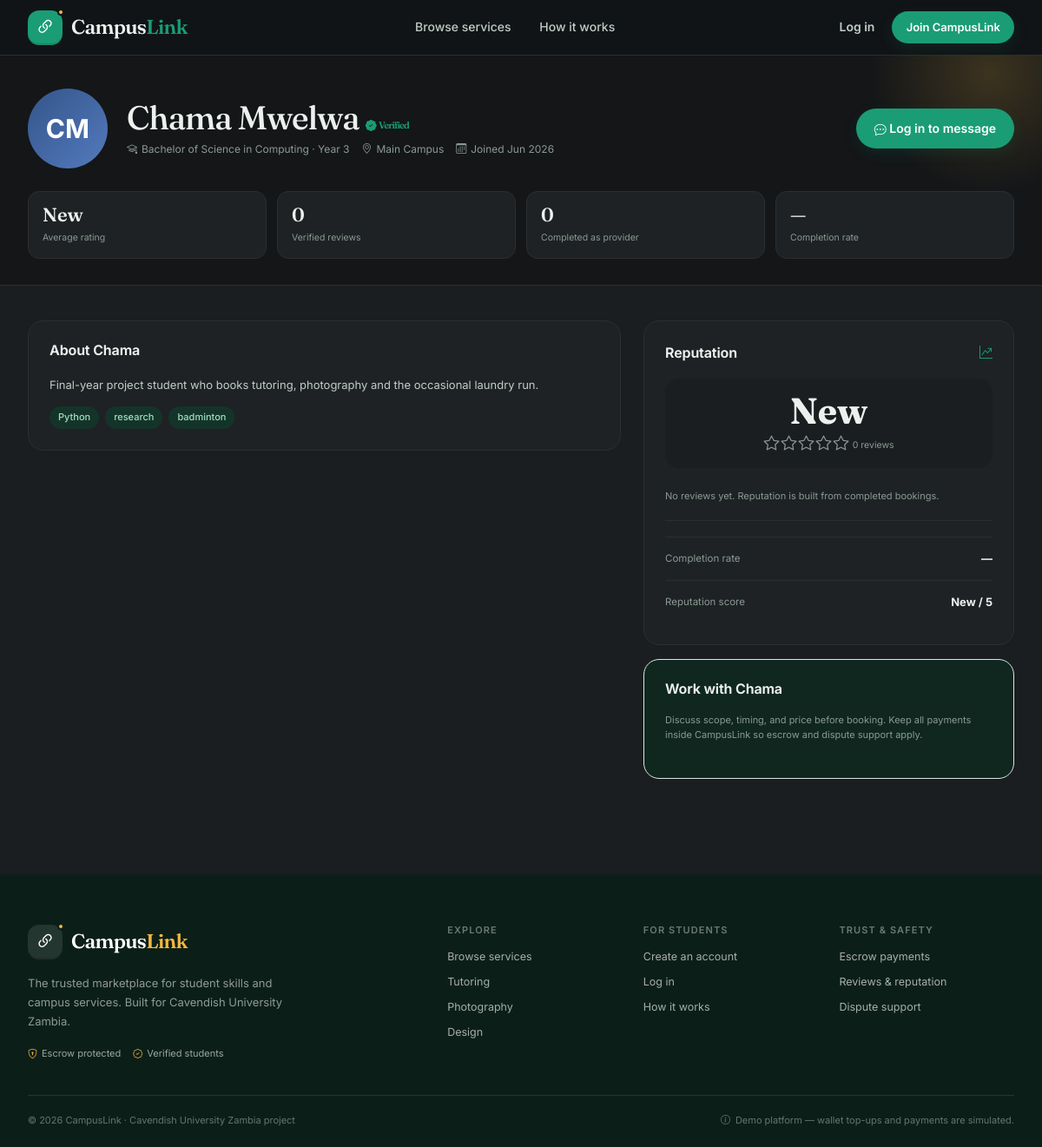
The page /profile/2 on the database its author committed.
### app/models.py (models this page shows, shortened)
class User(UserMixin, db.Model):
    __tablename__ = "users"
    id = db.Column(db.Integer, primary_key=True)
    full_name = db.Column(db.String(120), nullable=False)
    email = db.Column(db.String(255), unique=True, nullable=False, index=True)
    student_number = db.Column(db.String(40), unique=True, nullable=False)
    phone = db.Column(db.String(30))
    password_hash = db.Column(db.String(255), nullable=False)
    role = db.Column(db.String(20), nullable=False, default="student")
    program = db.Column(db.String(120))
    year_of_study = db.Column(db.String(30))
    campus_area = db.Column(db.String(60))
    bio = db.Column(db.Text)
    skills = db.Column(db.String(255))
    is_verified = db.Column(db.Boolean, nullable=False, default=False)
    is_suspended = db.Column(db.Boolean, nullable=False, default=False)
    wallet_balance = db.Column(db.Numeric(12, 2), nullable=False, default=Decimal("0.00"))
    rating_avg = db.Column(db.Numeric(3, 2))
    review_count = db.Column(db.Integer, nullable=False, default=0)
    completed_bookings = db.Column(db.Integer, nullable=False, default=0)
    completion_rate = db.Column(db.Numeric(5, 2))
    reputation_score = db.Column(db.Numeric(3, 2))
    created_at = db.Column(db.DateTime, nullable=False, default=now)
    listings = db.relationship("Service", back_populates="provider", lazy="dynamic")
    reviews_received = db.relationship(
        "Review", back_populates="provider", foreign_keys="Review.provider_id", lazy="dynamic"
    )
    notifications = db.relationship("Notification", back_populates="user", lazy="dynamic")
    wallet_transactions = db.relationship(
        "WalletTransaction", back_populates="user", lazy="dynamic", order_by="WalletTransaction.created_at.desc()"
    )
    @property
    def is_admin(self):
        return self.role == "admin"
    @property
    def first_name(self):
        return self.full_name.split()[0] if self.full_name else "Student"
    @property
    def initials(self):
        parts = [p for p in (self.full_name or "").split() if p]
        return "".join(p[0] for p in parts[:2]).upper() or "?"
    @property
    def avatar_tone(self):
        return (self.id or 0) % 6
    @property
    def skills_list(self):
        return [s.strip() for s in (self.skills or "").split(",") if s.strip()]
    @property
    def rating_display(self):
        return f"{float(self.rating_avg):.1f}" if self.rating_avg is not None else "New"
    @property
    def completion_display(self):
        return f"{float(self.completion_rate):.0f}%" if self.completion_rate is not None else "—"

### app/main.py (the view)
@bp.get("/profile/<int:user_id>")
def profile(user_id):
    user = db.get_or_404(User, user_id)
    if user.is_admin:
        abort(404)
    services = (
        Service.query.filter_by(provider_id=user.id)
        .options(joinedload(Service.category))
        .order_by(Service.status.asc(), Service.created_at.desc())
        .all()
    )
    if not (current_user.is_authenticated and (current_user.id == user.id or current_user.is_admin)):
        services = [s for s in services if s.status == "active"]
    reviews = (
        Review.query.filter_by(provider_id=user.id)
        .options(joinedload(Review.author), joinedload(Review.booking))
        .order_by(Review.created_at.desc())
        .all()
    )
    is_provider = bool(services) or user.review_count > 0 or user.completed_bookings > 0
    return render_template(
        "main/profile.html",
        profile_user=user,
        services=services,
        reviews=reviews,
        breakdown=provider_breakdown(user.id),
        is_provider=is_provider,
        is_self=current_user.is_authenticated and current_user.id == user.id,
    )

### app/reputation.py (called while the page is built)
def provider_breakdown(provider_id):
    row = (
        db.session.query(
            func.avg(Review.quality),
            func.avg(Review.timeliness),
            func.avg(Review.communication),
        )
        .filter(Review.provider_id == provider_id)
        .one()
    )
    return {
        "quality": float(row[0]) if row[0] is not None else None,
        "timeliness": float(row[1]) if row[1] is not None else None,
        "communication": float(row[2]) if row[2] is not None else None,
    }

### app/templates/main/profile.html (shortened to what this page needs)
{% extends "base.html" %}
{% from "partials/macros.html" import avatar, service_card, rating_stars, verified_badge, status_badge %}
{% block content %}
<section class="profile-hero">
  <div class="container">
    <div class="profile-head">
      {{ avatar(profile_user, 'xl') }}
      <div class="profile-head-info">
        <h1>{{ profile_user.full_name }} {{ verified_badge(profile_user) }}</h1>
        <div class="profile-tagline">
          <span><i class="bi bi-mortarboard"></i>{{ profile_user.program or 'Cavendish student' }}{% if profile_user.year_of_study %} · {{ profile_user.year_of_study }}{% endif %}</span>
          {% if profile_user.campus_area %}<span><i class="bi bi-geo-alt"></i>{{ profile_user.campus_area }}</span>{% endif %}
          <span><i class="bi bi-calendar3"></i>Joined {{ profile_user.created_at|date('%b %Y') }}</span>
        </div>
      </div>
      <div class="profile-actions">
        {% if is_self %}
        <a class="btn btn-outline-ink" href="{{ url_for('main.edit_profile') }}"><i class="bi bi-pencil"></i> Edit profile</a>
        <a class="btn btn-brand" href="{{ url_for('listings.my_services') }}"><i class="bi bi-briefcase"></i> My services</a>
        {% elif current_user.is_authenticated %}
        <form method="post" action="{{ url_for('messages.start', user_id=profile_user.id) }}">
          <input type="hidden" name="csrf_token" value="{{ csrf_token() }}">
          <button class="btn btn-brand" type="submit"><i class="bi bi-chat-dots"></i> Message {{ profile_user.first_name }}</button>
        </form>
        {% else %}
        <a class="btn btn-brand" href="{{ url_for('auth.login', next=request.path) }}"><i class="bi bi-chat-dots"></i> Log in to message</a>
        {% endif %}
      </div>
    </div>
    <div class="profile-stats">
      <div class="profile-stat"><strong>{{ profile_user.rating_display }}{% if profile_user.review_count %}<span class="fs-6 text-muted"> / 5</span>{% endif %}</strong><span>Average rating</span></div>
      <div class="profile-stat"><strong>{{ profile_user.review_count }}</strong><span>Verified reviews</span></div>
      <div class="profile-stat"><strong>{{ profile_user.completed_bookings }}</strong><span>Completed as provider</span></div>
      <div class="profile-stat"><strong>{{ profile_user.completion_display }}</strong><span>Completion rate</span></div>
    </div>
  </div>
</section>
<div class="page-section">
  <div class="container">
    <div class="profile-layout">
      <div>
        <div class="panel mb-4">
          <div class="panel-head"><h2>About {{ profile_user.first_name }}</h2></div>
          {% if profile_user.bio %}
          <div class="about-copy">{{ profile_user.bio }}</div>
          {% else %}
          <p class="text-muted mb-0" style="font-size:13px;">This student has not added a bio yet.</p>
          {% endif %}
          {% if profile_user.skills_list %}
          <div class="skill-tags">
            {% for skill in profile_user.skills_list %}<span class="skill-tag">{{ skill }}</span>{% endfor %}
          </div>
          {% endif %}
        </div>
      </div>
      <aside class="side-stack">
        <div class="panel">
          <div class="panel-head"><h3>Reputation</h3><i class="bi bi-graph-up-arrow text-brand"></i></div>
          <div class="rating-big mb-4">
            <strong>{{ profile_user.rating_display }}</strong>
            {{ rating_stars(profile_user.rating_avg, size='lg') }}
            <span>{{ profile_user.review_count }} review{{ '' if profile_user.review_count == 1 else 's' }}</span>
          </div>
          {% if breakdown.quality %}
          <div class="breakdown-row">
            <span class="label">Quality</span>
            <span class="breakdown-track"><span class="breakdown-fill" style="width: {{ (breakdown.quality / 5 * 100)|round|int }}%;"></span></span>
            <span class="val">{{ '%.1f'|format(breakdown.quality) }}</span>
          </div>
          <div class="breakdown-row">
            <span class="label">Timeliness</span>
            <span class="breakdown-track"><span class="breakdown-fill" style="width: {{ (breakdown.timeliness / 5 * 100)|round|int }}%;"></span></span>
            <span class="val">{{ '%.1f'|format(breakdown.timeliness) }}</span>
          </div>
          <div class="breakdown-row">
            <span class="label">Communication</span>
            <span class="breakdown-track"><span class="breakdown-fill" style="width: {{ (breakdown.communication / 5 * 100)|round|int }}%;"></span></span>
            <span class="val">{{ '%.1f'|format(breakdown.communication) }}</span>
          </div>
          {% else %}
          <p class="small-note mb-0">No reviews yet. Reputation is built from completed bookings.</p>
          {% endif %}
          <div class="divider"></div>
          <div class="mini-escrow"><span>Completion rate</span><strong>{{ profile_user.completion_display }}</strong></div>
          <div class="mini-escrow"><span>Reputation score</span><strong>{{ '%.1f'|format(profile_user.reputation_score|float) if profile_user.reputation_score is not none else 'New' }} / 5</strong></div>
        </div>
        <div class="panel panel-soft">
          <div class="panel-head"><h3>{{ 'Your account' if is_self else 'Work with ' + profile_user.first_name }}</h3></div>
          <p class="small-note">{% if is_self %}Keep your programme, campus area, and skills up to date so the right students can find you.{% else %}Discuss scope, timing, and price before booking. Keep all payments inside CampusLink so escrow and dispute support apply.{% endif %}</p>
        </div>
      </aside>
    </div>
  </div>
</div>
{% endblock %}

### app/templates/partials/macros.html (shortened to what this page needs)
{% macro avatar(user, size='md') -%}
<span class="avatar avatar-{{ size }} avatar-tone-{{ user.avatar_tone }}" title="{{ user.full_name }}">{{ user.initials }}</span>
{%- endmacro %}
{% macro rating_stars(value, count=None, size='sm') -%}
{% set v = value|float if value is not none else 0 %}
<span class="rating rating-{{ size }}" aria-label="{{ '%.1f'|format(v) }} out of 5">
  {% for i in range(1, 6) %}
    {% if v >= i %}<i class="bi bi-star-fill"></i>
    {% elif v >= i - 0.5 %}<i class="bi bi-star-half"></i>
    {% else %}<i class="bi bi-star"></i>{% endif %}
  {% endfor %}
</span>
{%- endmacro %}
{% macro verified_badge(user, compact=false) -%}
{% if user.is_verified %}
<span class="verified-badge" title="Verified student"><i class="bi bi-patch-check-fill"></i>{% if not compact %} Verified{% endif %}</span>
{% endif %}
{%- endmacro %}

### rows shown on the page
User: initials "CM", full_name "Chama Mwelwa", program "Bachelor of Science in Computing", year_of_study "Year 3", campus_area "Main Campus", rating_display "New", review_count "0", completed_bookings "0", completion_display "—", first_name "Chama", bio "Final-year project student who books tutoring, photography and the occasional laundry run.", review_count "s", reputation_score "New", full_name "Work with Chama"

### other values the page prints
{{ skill }} "Python" "research" "badminton"
{{ 2026 }} "2026"
{{ APP_NAME }} "CampusLink"
